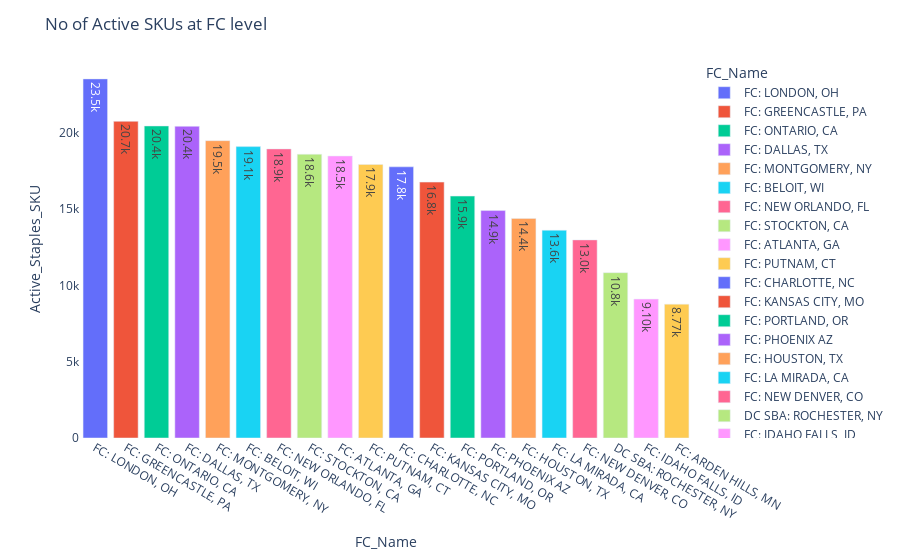

Notebook code for this chart:
### Code cell
# Sorting Active SKUs by descending order
Active_SKU_FC_01 = Active_SKU_FC_01.sort_values(by = 'Active_Staples_SKU', ascending = False).head(20)
# Create the bar chart
fig = px.bar(Active_SKU_FC_01, x='FC_Name', y='Active_Staples_SKU', text='Active_Staples_SKU',text_auto='.3s',color='FC_Name')
# Add labels inside the bars
fig.update_layout(plot_bgcolor='rgba(0, 0, 0, 0)', paper_bgcolor='rgba(0, 0, 0, 0)')

# Set the title of the chart
fig.update_layout(title_text='No of Active SKUs at FC level')
# Set the label color to white

# Show the chart
fig.show()

### Figure 1 — Plotly figure (JSON) as saved in the notebook; plotly's stock layout.template omitted (floating-point values rounded to 4 significant figures)
{"data": [{"alignmentgroup": "True", "hovertemplate": "FC_Name=%{x}<br>Active_Staples_SKU=%{text}<extra></extra>", "legendgroup": "FC: LONDON, OH", "marker": {"color": "#636efa", "pattern": {"shape": ""}}, "name": "FC: LONDON, OH", "offsetgroup": "FC: LONDON, OH", "orientation": "v", "showlegend": true, "text": [23527], "textposition": "auto", "texttemplate": "%{y:.3s}", "type": "bar", "x": ["FC: LONDON, OH"], "xaxis": "x", "y": [23527], "yaxis": "y"}, {"alignmentgroup": "True", "hovertemplate": "FC_Name=%{x}<br>Active_Staples_SKU=%{text}<extra></extra>", "legendgroup": "FC: GREENCASTLE, PA", "marker": {"color": "#EF553B", "pattern": {"shape": ""}}, "name": "FC: GREENCASTLE, PA", "offsetgroup": "FC: GREENCASTLE, PA", "orientation": "v", "showlegend": true, "text": [20745], "textposition": "auto", "texttemplate": "%{y:.3s}", "type": "bar", "x": ["FC: GREENCASTLE, PA"], "xaxis": "x", "y": [20745], "yaxis": "y"}, {"alignmentgroup": "True", "hovertemplate": "FC_Name=%{x}<br>Active_Staples_SKU=%{text}<extra></extra>", "legendgroup": "FC: ONTARIO, CA", "marker": {"color": "#00cc96", "pattern": {"shape": ""}}, "name": "FC: ONTARIO, CA", "offsetgroup": "FC: ONTARIO, CA", "orientation": "v", "showlegend": true, "text": [20443], "textposition": "auto", "texttemplate": "%{y:.3s}", "type": "bar", "x": ["FC: ONTARIO, CA"], "xaxis": "x", "y": [20443], "yaxis": "y"}, {"alignmentgroup": "True", "hovertemplate": "FC_Name=%{x}<br>Active_Staples_SKU=%{text}<extra></extra>", "legendgroup": "FC: DALLAS, TX", "marker": {"color": "#ab63fa", "pattern": {"shape": ""}}, "name": "FC: DALLAS, TX", "offsetgroup": "FC: DALLAS, TX", "orientation": "v", "showlegend": true, "text": [20420], "textposition": "auto", "texttemplate": "%{y:.3s}", "type": "bar", "x": ["FC: DALLAS, TX"], "xaxis": "x", "y": [20420], "yaxis": "y"}, {"alignmentgroup": "True", "hovertemplate": "FC_Name=%{x}<br>Active_Staples_SKU=%{text}<extra></extra>", "legendgroup": "FC: MONTGOMERY, NY", "marker": {"color": "#FFA15A", "pattern": {"shape": ""}}, "name": "FC: MONTGOMERY, NY", "offsetgroup": "FC: MONTGOMERY, NY", "orientation": "v", "showlegend": true, "text": [19481], "textposition": "auto", "texttemplate": "%{y:.3s}", "type": "bar", "x": ["FC: MONTGOMERY, NY"], "xaxis": "x", "y": [19481], "yaxis": "y"}, {"alignmentgroup": "True", "hovertemplate": "FC_Name=%{x}<br>Active_Staples_SKU=%{text}<extra></extra>", "legendgroup": "FC: BELOIT, WI", "marker": {"color": "#19d3f3", "pattern": {"shape": ""}}, "name": "FC: BELOIT, WI", "offsetgroup": "FC: BELOIT, WI", "orientation": "v", "showlegend": true, "text": [19091], "textposition": "auto", "texttemplate": "%{y:.3s}", "type": "bar", "x": ["FC: BELOIT, WI"], "xaxis": "x", "y": [19091], "yaxis": "y"}, {"alignmentgroup": "True", "hovertemplate": "FC_Name=%{x}<br>Active_Staples_SKU=%{text}<extra></extra>", "legendgroup": "FC: NEW ORLANDO, FL", "marker": {"color": "#FF6692", "pattern": {"shape": ""}}, "name": "FC: NEW ORLANDO, FL", "offsetgroup": "FC: NEW ORLANDO, FL", "orientation": "v", "showlegend": true, "text": [18941], "textposition": "auto", "texttemplate": "%{y:.3s}", "type": "bar", "x": ["FC: NEW ORLANDO, FL"], "xaxis": "x", "y": [18941], "yaxis": "y"}, {"alignmentgroup": "True", "hovertemplate": "FC_Name=%{x}<br>Active_Staples_SKU=%{text}<extra></extra>", "legendgroup": "FC: STOCKTON, CA", "marker": {"color": "#B6E880", "pattern": {"shape": ""}}, "name": "FC: STOCKTON, CA", "offsetgroup": "FC: STOCKTON, CA", "orientation": "v", "showlegend": true, "text": [18592], "textposition": "auto", "texttemplate": "%{y:.3s}", "type": "bar", "x": ["FC: STOCKTON, CA"], "xaxis": "x", "y": [18592], "yaxis": "y"}, {"alignmentgroup": "True", "hovertemplate": "FC_Name=%{x}<br>Active_Staples_SKU=%{text}<extra></extra>", "legendgroup": "FC: ATLANTA, GA", "marker": {"color": "#FF97FF", "pattern": {"shape": ""}}, "name": "FC: ATLANTA, GA", "offsetgroup": "FC: ATLANTA, GA", "orientation": "v", "showlegend": true, "text": [18472], "textposition": "auto", "texttemplate": "%{y:.3s}", "type": "bar", "x": ["FC: ATLANTA, GA"], "xaxis": "x", "y": [18472], "yaxis": "y"}, {"alignmentgroup": "True", "hovertemplate": "FC_Name=%{x}<br>Active_Staples_SKU=%{text}<extra></extra>", "legendgroup": "FC: PUTNAM, CT", "marker": {"color": "#FECB52", "pattern": {"shape": ""}}, "name": "FC: PUTNAM, CT", "offsetgroup": "FC: PUTNAM, CT", "orientation": "v", "showlegend": true, "text": [17920], "textposition": "auto", "texttemplate": "%{y:.3s}", "type": "bar", "x": ["FC: PUTNAM, CT"], "xaxis": "x", "y": [17920], "yaxis": "y"}, {"alignmentgroup": "True", "hovertemplate": "FC_Name=%{x}<br>Active_Staples_SKU=%{text}<extra></extra>", "legendgroup": "FC: CHARLOTTE, NC", "marker": {"color": "#636efa", "pattern": {"shape": ""}}, "name": "FC: CHARLOTTE, NC", "offsetgroup": "FC: CHARLOTTE, NC", "orientation": "v", "showlegend": true, "text": [17767], "textposition": "auto", "texttemplate": "%{y:.3s}", "type": "bar", "x": ["FC: CHARLOTTE, NC"], "xaxis": "x", "y": [17767], "yaxis": "y"}, {"alignmentgroup": "True", "hovertemplate": "FC_Name=%{x}<br>Active_Staples_SKU=%{text}<extra></extra>", "legendgroup": "FC: KANSAS CITY, MO", "marker": {"color": "#EF553B", "pattern": {"shape": ""}}, "name": "FC: KANSAS CITY, MO", "offsetgroup": "FC: KANSAS CITY, MO", "orientation": "v", "showlegend": true, "text": [16765], "textposition": "auto", "texttemplate": "%{y:.3s}", "type": "bar", "x": ["FC: KANSAS CITY, MO"], "xaxis": "x", "y": [16765], "yaxis": "y"}, {"alignmentgroup": "True", "hovertemplate": "FC_Name=%{x}<br>Active_Staples_SKU=%{text}<extra></extra>", "legendgroup": "FC: PORTLAND, OR", "marker": {"color": "#00cc96", "pattern": {"shape": ""}}, "name": "FC: PORTLAND, OR", "offsetgroup": "FC: PORTLAND, OR", "orientation": "v", "showlegend": true, "text": [15850], "textposition": "auto", "texttemplate": "%{y:.3s}", "type": "bar", "x": ["FC: PORTLAND, OR"], "xaxis": "x", "y": [15850], "yaxis": "y"}, {"alignmentgroup": "True", "hovertemplate": "FC_Name=%{x}<br>Active_Staples_SKU=%{text}<extra></extra>", "legendgroup": "FC: PHOENIX AZ", "marker": {"color": "#ab63fa", "pattern": {"shape": ""}}, "name": "FC: PHOENIX AZ", "offsetgroup": "FC: PHOENIX AZ", "orientation": "v", "showlegend": true, "text": [14902], "textposition": "auto", "texttemplate": "%{y:.3s}", "type": "bar", "x": ["FC: PHOENIX AZ"], "xaxis": "x", "y": [14902], "yaxis": "y"}, {"alignmentgroup": "True", "hovertemplate": "FC_Name=%{x}<br>Active_Staples_SKU=%{text}<extra></extra>", "legendgroup": "FC: HOUSTON, TX", "marker": {"color": "#FFA15A", "pattern": {"shape": ""}}, "name": "FC: HOUSTON, TX", "offsetgroup": "FC: HOUSTON, TX", "orientation": "v", "showlegend": true, "text": [14387], "textposition": "auto", "texttemplate": "%{y:.3s}", "type": "bar", "x": ["FC: HOUSTON, TX"], "xaxis": "x", "y": [14387], "yaxis": "y"}, {"alignmentgroup": "True", "hovertemplate": "FC_Name=%{x}<br>Active_Staples_SKU=%{text}<extra></extra>", "legendgroup": "FC: LA MIRADA, CA", "marker": {"color": "#19d3f3", "pattern": {"shape": ""}}, "name": "FC: LA MIRADA, CA", "offsetgroup": "FC: LA MIRADA, CA", "orientation": "v", "showlegend": true, "text": [13611], "textposition": "auto", "texttemplate": "%{y:.3s}", "type": "bar", "x": ["FC: LA MIRADA, CA"], "xaxis": "x", "y": [13611], "yaxis": "y"}, {"alignmentgroup": "True", "hovertemplate": "FC_Name=%{x}<br>Active_Staples_SKU=%{text}<extra></extra>", "legendgroup": "FC: NEW DENVER, CO", "marker": {"color": "#FF6692", "pattern": {"shape": ""}}, "name": "FC: NEW DENVER, CO", "offsetgroup": "FC: NEW DENVER, CO", "orientation": "v", "showlegend": true, "text": [12979], "textposition": "auto", "texttemplate": "%{y:.3s}", "type": "bar", "x": ["FC: NEW DENVER, CO"], "xaxis": "x", "y": [12979], "yaxis": "y"}, {"alignmentgroup": "True", "hovertemplate": "FC_Name=%{x}<br>Active_Staples_SKU=%{text}<extra></extra>", "legendgroup": "DC SBA: ROCHESTER, NY", "marker": {"color": "#B6E880", "pattern": {"shape": ""}}, "name": "DC SBA: ROCHESTER, NY", "offsetgroup": "DC SBA: ROCHESTER, NY", "orientation": "v", "showlegend": true, "text": [10831], "textposition": "auto", "texttemplate": "%{y:.3s}", "type": "bar", "x": ["DC SBA: ROCHESTER, NY"], "xaxis": "x", "y": [10831], "yaxis": "y"}, {"alignmentgroup": "True", "hovertemplate": "FC_Name=%{x}<br>Active_Staples_SKU=%{text}<extra></extra>", "legendgroup": "FC: IDAHO FALLS, ID", "marker": {"color": "#FF97FF", "pattern": {"shape": ""}}, "name": "FC: IDAHO FALLS, ID", "offsetgroup": "FC: IDAHO FALLS, ID", "orientation": "v", "showlegend": true, "text": [9099], "textposition": "auto", "texttemplate": "%{y:.3s}", "type": "bar", "x": ["FC: IDAHO FALLS, ID"], "xaxis": "x", "y": [9099], "yaxis": "y"}, {"alignmentgroup": "True", "hovertemplate": "FC_Name=%{x}<br>Active_Staples_SKU=%{text}<extra></extra>", "legendgroup": "FC: ARDEN HILLS, MN", "marker": {"color": "#FECB52", "pattern": {"shape": ""}}, "name": "FC: ARDEN HILLS, MN", "offsetgroup": "FC: ARDEN HILLS, MN", "orientation": "v", "showlegend": true, "text": [8770], "textposition": "auto", "texttemplate": "%{y:.3s}", "type": "bar", "x": ["FC: ARDEN HILLS, MN"], "xaxis": "x", "y": [8770], "yaxis": "y"}], "layout": {"barmode": "relative", "legend": {"title": {"text": "FC_Name"}, "tracegroupgap": 0}, "margin": {"t": 60}, "paper_bgcolor": "rgba(0, 0, 0, 0)", "plot_bgcolor": "rgba(0, 0, 0, 0)", "title": {"text": "No of Active SKUs at FC level"}, "xaxis": {"anchor": "y", "categoryarray": ["FC: LONDON, OH", "FC: GREENCASTLE, PA", "FC: ONTARIO, CA", "FC: DALLAS, TX", "FC: MONTGOMERY, NY", "FC: BELOIT, WI", "FC: NEW ORLANDO, FL", "FC: STOCKTON, CA", "FC: ATLANTA, GA", "FC: PUTNAM, CT", "FC: CHARLOTTE, NC", "FC: KANSAS CITY, MO", "FC: PORTLAND, OR", "FC: PHOENIX AZ", "FC: HOUSTON, TX", "FC: LA MIRADA, CA", "FC: NEW DENVER, CO", "DC SBA: ROCHESTER, NY", "FC: IDAHO FALLS, ID", "FC: ARDEN HILLS, MN"], "categoryorder": "array", "domain": [0, 1], "title": {"text": "FC_Name"}}, "yaxis": {"anchor": "x", "domain": [0, 1], "title": {"text": "Active_Staples_SKU"}}}}
